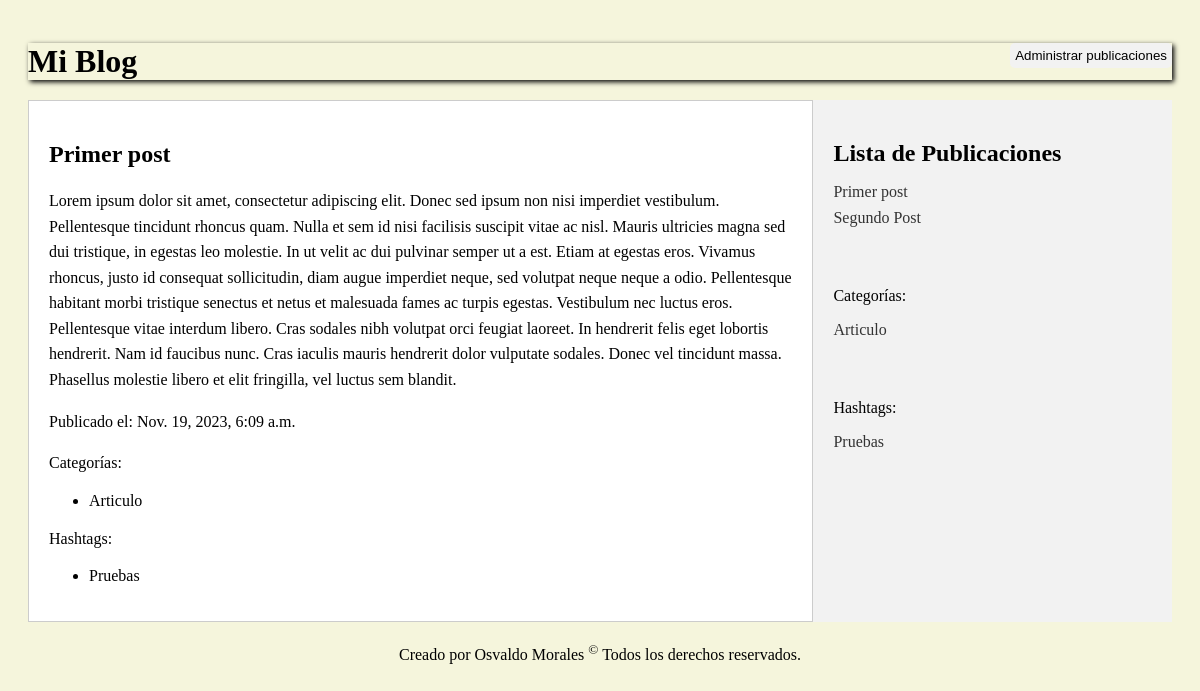
The page / on the database its author committed.
### blog/models.py (models this page shows, shortened)
class Entry(models.Model):
    id = models.IntegerField(primary_key=True, auto_created=True)
    title = models.CharField(max_length=200)
    content = models.TextField()
    date = models.DateTimeField(default=timezone.now)
    autor = models.ForeignKey(User, on_delete=models.CASCADE)
    categoria = models.ForeignKey(Category, on_delete=models.CASCADE)
    etiquetas = models.ManyToManyField(Hashtag)

class Category(models.Model):
    id = models.IntegerField(primary_key=True, auto_created=True)
    nombre = models.CharField(max_length=200)

class Hashtag(models.Model):
    id = models.IntegerField(primary_key=True, auto_created=True)
    nombre = models.CharField(max_length=200)

### blog/views.py (the view)
# urls.py: path('', views.index, name='index'),
def index(request):
    publicaciones = Entry.objects.all()
    categories = Category.objects.all()
    hashtag = Hashtag.objects.all()
    context = {
        'publicaciones': publicaciones,
        'categories': categories,
        'hashtag': hashtag
    }
    return render(request, 'index.html', context)

### blog/templates/index.html (shortened to what this page needs)
{% load static %}
<!DOCTYPE html>
<html lang="es">
<head>
    <link rel="stylesheet" href="{% static 'styles.css' %}">
</head>
<body>
    <header class="head">
        <div>
            <h1>Mi Blog</h1>
        </div>
        <div>
            <button onclick="location.href='/admin'">Administrar publicaciones</button>
        </div>
    </header>
    <div class="container">
        <div class="content">
            <div class="entry">
                <h2>{{ publicaciones.0.title }}</h2>
                <p>{{ publicaciones.0.content }}</p>
                <p>Publicado el: {{ publicaciones.0.date }}</p>
                <p>Categorías:</p>
                <ul>
                    {% for category in categories %}
                    <li>{{ category.nombre }}</li>
                    {% endfor %}
                </ul>
                <p>Hashtags:</p>
                <ul>
                    {% for hash in hashtag %}
                    <li>{{ hash.nombre }}</li>
                    {% endfor %}
                </ul>
            </div>
        </div>
        <div class="sidebar">
            <h2>Lista de Publicaciones</h2>
            <ul>
                {% for entry in publicaciones %}
                <li class="entry-item"><a href="./blog">{{ entry.title }}</a></li>
                {% endfor %}
                <br>
                <br>
                <p>Categorías:</p>
                <ul>
                    {% for category in categories %}
                    <li><a href="#">{{ category.nombre }}</a></li>
                    {% endfor %}
                </ul>
                <br>
                <br>
                <p>Hashtags:</p>
                <ul>
                    {% for hash in hashtag %}
                    <li><a href="#">{{ hash.nombre }}</a></li>
                    {% endfor %}
                </ul>
            </ul>
        </div>
    </div>
    <div class="footer">
            Creado por Osvaldo Morales <sup>&copy;</sup> Todos los derechos reservados.
    </div>
</body>
</html>

### blog/static/styles.css (style rules this page uses)
body { padding: 20px; background-color: beige; }
header { display: flex; justify-content: space-between; margin-top: 15px; box-shadow: 2px 2px 5px 0px; }
h1 { margin: 0; padding: 0; justify-content: center; text-align: center; }
button { border-radius: 5px; justify-content: space-around; border: none; padding: 5px; background-color: #f2f2f2; cursor: pointer; }
.container { display: flex; max-width: 1200px; margin: 20px auto; }
.sidebar { width: 30%; background-color: #f2f2f2; padding: 20px; }
.content { width: 70%; padding: 20px; background-color: #fff; border: 1px solid #ccc; }
.sidebar h2 { margin-bottom: 10px; }
.sidebar ul { list-style: none; padding: 0; }
.sidebar ul li { margin-bottom: 8px; }
.sidebar ul li a { text-decoration: none; color: #333; }
.content h2 { margin-bottom: 20px; }
.content p { line-height: 1.6; }
.footer { align-self: flex-end; text-align: center; }

### rows shown on the page
Entry: title "Primer post", content "Lorem ipsum dolor sit amet, consectetur adipiscing elit. Donec sed ipsum non nisi imperdiet vestibulum. Pellentesque tincidunt rhoncus quam. Nulla et sem id nisi facilisis suscipit vitae ac nisl. Mauris ultricies magna sed dui tristique, in egestas leo molestie. In ut velit ac dui pulvinar semper ut a est. Etiam at egestas eros. Vivamus rhoncus, justo id consequat sollicitudin, diam augue imperdiet neque, sed volutpat neque neque a odio. Pellentesque habitant morbi tristique senectus et netus et malesuada fames ac turpis egestas. Vestibulum nec luctus eros. Pellentesque vitae interdum libero. Cras sodales nibh volutpat orci feugiat laoreet. In hendrerit felis eget lobortis hendrerit. Nam id…", date "Nov. 19, 2023, 6:09 a.m."
Category: nombre "Articulo"
Hashtag: nombre "Pruebas"
Entry: title "Segundo Post"
